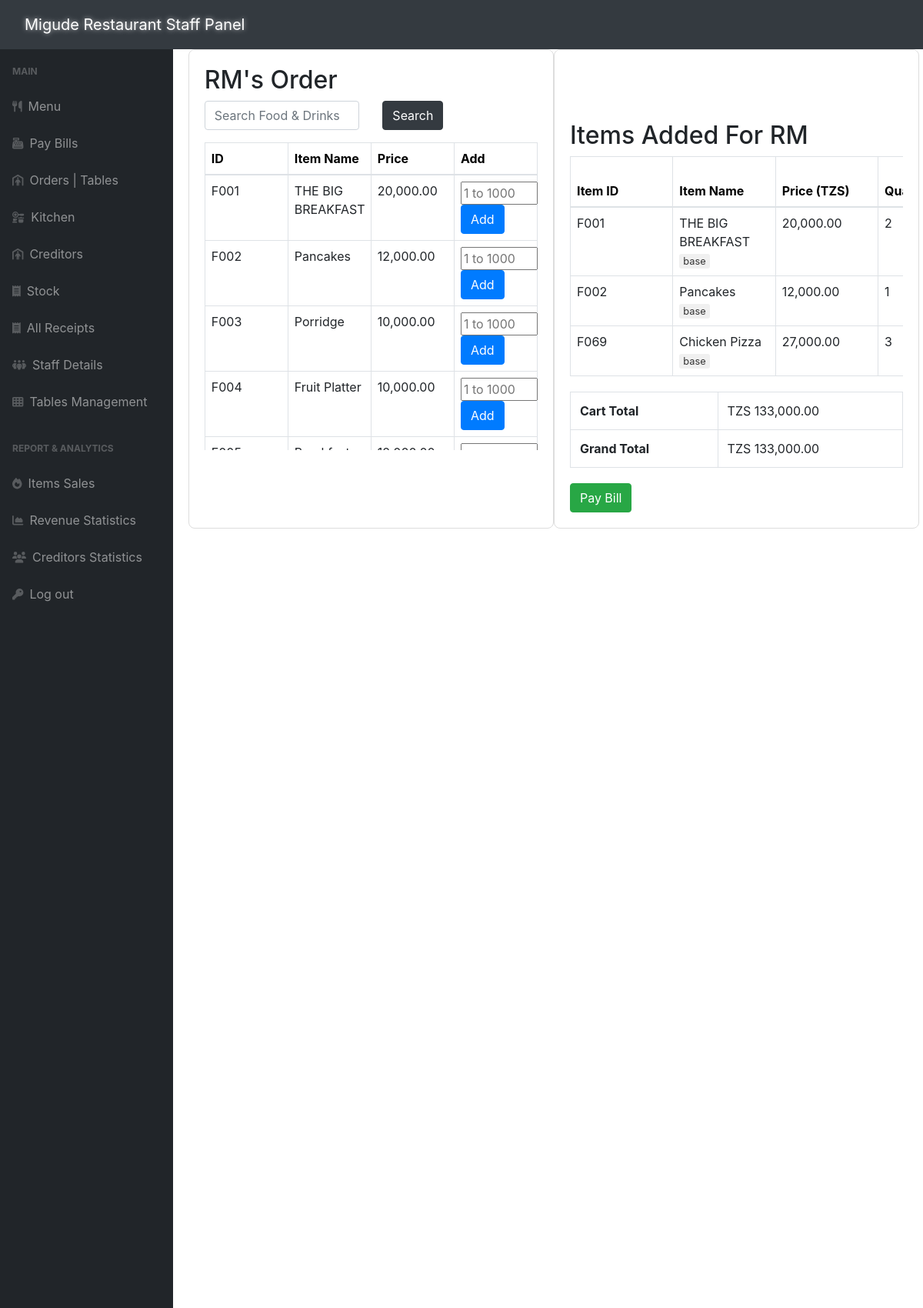
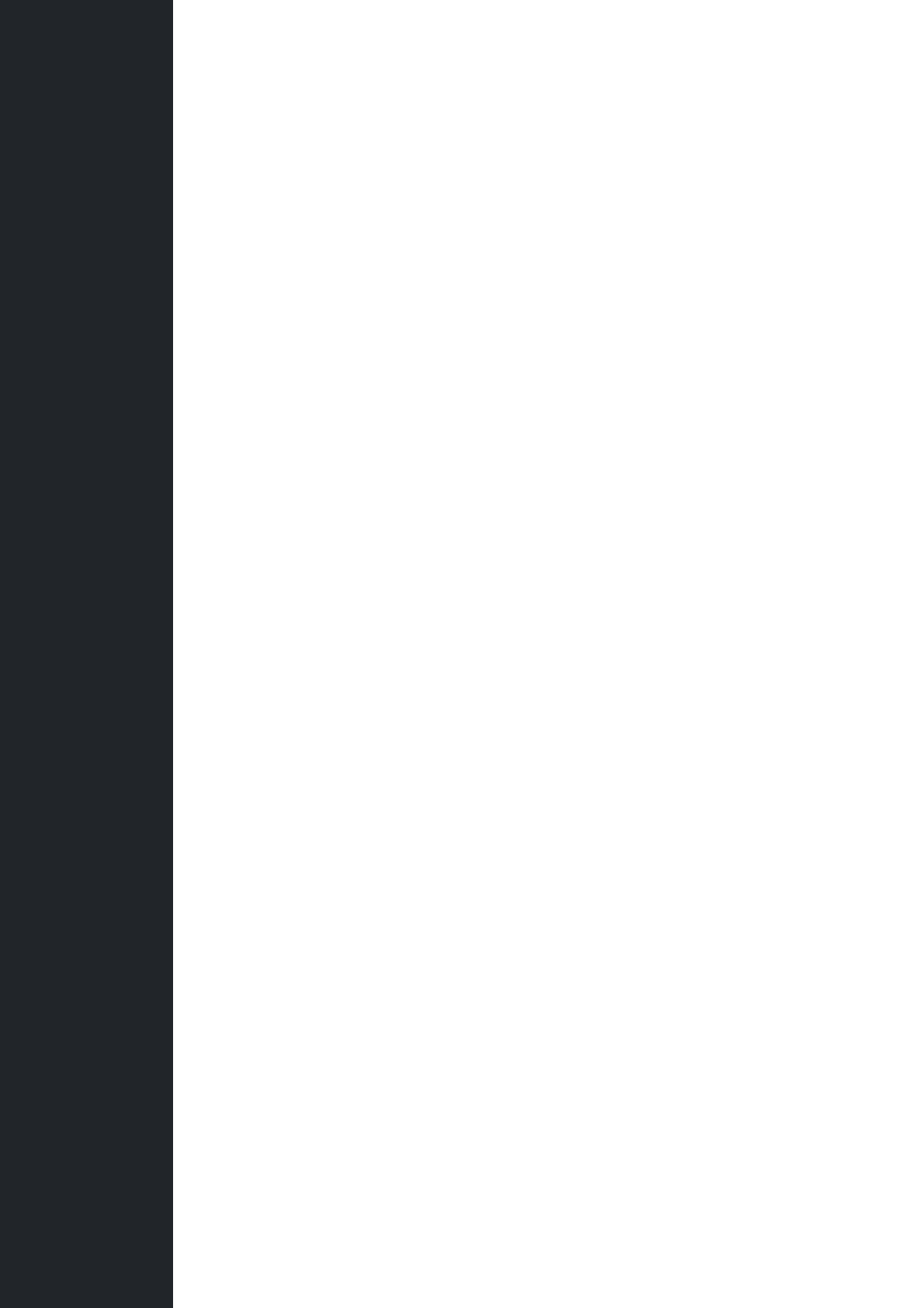
/adminSide/pendingOrderCrud/viewPendingOrder.php?order_id=63 (upper part), run on the app's committed database (2 pictures, top to bottom).
### tables this page shows
CREATE TABLE `pendingorders` (
  `order_id` int(11) NOT NULL,
  `customer_name` varchar(255) NOT NULL,
  `bill_id` int(11) DEFAULT NULL,
  `order_date` datetime NOT NULL,
  `status` enum('Pending','Closed') DEFAULT 'Pending'
);

CREATE TABLE `pendingorderitems` (
  `pending_order_item_id` int(11) NOT NULL,
  `order_id` int(11) NOT NULL,
  `item_id` varchar(50) NOT NULL,
  `item_name` varchar(255) NOT NULL,
  `quantity` int(11) NOT NULL,
  `source` enum('menu','stock') NOT NULL,
  `unit` enum('base','aggregate') NOT NULL,
  `item_price` decimal(10,2) NOT NULL
);

### adminSide/pendingOrderCrud/viewPendingOrder.php (the view, shortened to what this page needs)
<?php
require_once '../config.php';
include '../inc/dashHeader.php';
$order_id = $_GET['order_id'];
$order_query = "SELECT * FROM pendingorders WHERE order_id = '$order_id'";
$order_result = mysqli_query($link, $order_query);
$order = mysqli_fetch_assoc($order_result);
$items_query = "SELECT * FROM pendingorderitems WHERE order_id = '$order_id'";
$items_result = mysqli_query($link, $items_query);
$search_query = "SELECT item_id, item_name, item_price, 'menu' AS source, NULL AS unit
                 FROM menu
                 UNION
                 SELECT ItemID AS item_id, CONCAT(ItemName, ' (', BaseUnitName, ')') AS item_name,
                        PricePerBaseUnit AS item_price, 'stock' AS source, 'base' AS unit
                 FROM stock
                 UNION
                 SELECT ItemID AS item_id, CONCAT(ItemName, ' (', AggregateUnitName, ')') AS item_name,
                        PricePerSubUnit AS item_price, 'stock' AS source, 'aggregate' AS unit
                 FROM stock
                 WHERE ConversionRatio > 1";
$search_result = mysqli_query($link, $search_query);
$bill_id = $order['bill_id'];
$has_payment_time = false;
?>
<!DOCTYPE html>
<html>
<head>
    <link rel="stylesheet" href="../css/pos.css" />
    <link rel="stylesheet" href="https://maxcdn.bootstrapcdn.com/bootstrap/4.5.2/css/bootstrap.min.css">
</head>
<body>
    <div class="container-fluid">
        <div class="row">
            <div class="col-md-6 half-section">
                <h2><?= $order['customer_name'] ?>'s Order</h2>
                <div class="mb-3">
                    <form id="searchForm" method="GET" action="viewPendingOrder.php">
                        <div class="row">
                            <div class="col-md-6">
                                <input type="text" id="searchInput" name="search" class="form-control" placeholder="Search Food & Drinks" value="<?= isset($_GET['search']) ? $_GET['search'] : '' ?>">
                            </div>
                            <div class="col-md-3">
                                <button type="submit" class="btn btn-dark">Search</button>
                            </div>
                            <div class="col-md-3">
                            </div>
                        </div>
                    </form>
                </div>
                <div id="searchResults" class="table-responsive scrollable-table">
                    <table class="table table-bordered mb-0">
                        <thead>
                            <tr>
                                <th>ID</th>
                                <th>Item Name</th>
                                <th>Price</th>
                                <th>Add</th>
                            </tr>
                        </thead>
                        <tbody id="searchResultsBody">
                            <?php
                            if ($search_result && mysqli_num_rows($search_result) > 0) {
                                while ($row = mysqli_fetch_assoc($search_result)) {
                                    echo "<tr>";
                                    echo "<td>" . $row['item_id'] . "</td>";
                                    echo "<td>" . $row['item_name'] . "</td>";
                                    echo "<td>" . number_format($row['item_price'], 2) . "</td>";
                                    echo "<td>";
                                    if (!$has_payment_time) {
                                        echo "<form method='POST' action='../pendingOrderCrud/addPendingItem.php' style='display:inline;'>
                                                <input type='hidden' name='order_id' value='$order_id'>
                                                <input type='hidden' name='item_id' value='{$row['item_id']}'>
                                                <input type='hidden' name='source' value='{$row['source']}'>
                                                <input type='hidden' name='unit' value='" . ($row['unit'] ?? 'base') . "'>
                                                <input type='number' name='quantity' placeholder='1 to 1000' required min='1' max='1000' style='width: 100px;'>
                                                <button type='submit' class='btn btn-primary'>Add</button>
                                              </form>";
                                    } else {
                                        echo "Bill Paid";
                                    }
                                    echo "</td>";
                                    echo "</tr>";
                                }
                            } else {
                                echo "<tr><td colspan='4'>No items found.</td></tr>";
                            }
                            ?>
                        </tbody>
                    </table>
                </div>
            </div>
            <div class="col-md-6 half-section">
                <br><br><br>
                <h2>Items Added For <?= $order['customer_name'] ?></h2>
                <div class="table-responsive scrollable-table">
                    <table class="table table-bordered mb-0 cart-table">
                <div class="table-responsive scrollable-table">
                    <table class="table table-bordered mb-0 cart-table">
                        <thead>
                            <tr>
                                <th>Item ID</th>
                                <th>Item Name</th>
                                <th>Price (TZS)</th>
                                <th>Quantity</th>
                            </tr>
                        </thead>
                        <tbody>
                            <?php
                            $cart_total = 0;
                            if ($items_result && mysqli_num_rows($items_result) > 0) {
                                while ($item = mysqli_fetch_assoc($items_result)) {
                                    $total = $item['item_price'] * $item['quantity'];
                                    $cart_total += $total;
                                    echo "<tr>";
                                    echo "<td>" . $item['item_id'] . "</td>";
                                    echo "<td>" . $item['item_name'] . " <span class='unit-badge'>" . ($item['unit'] ?? 'base') . "</span></td>";
                                    echo "<td>" . number_format($item['item_price'], 2) . "</td>";
                                    echo "<td>" . $item['quantity'] . "</td>";
                                    echo "</tr>";
                                }
                            } else {
                                echo "<tr><td colspan='6'>No items found in this pending order.</td></tr>";
                            }
                            ?>
                        </tbody>
                    </table>
                </div>
                <div style="margin-top: 20px;">
                    <table class="table table-bordered">
                        <tr>
                            <th>Cart Total</th>
                            <td>TZS <?= number_format($cart_total, 2) ?></td>
                        </tr>
                        <tr>
                            <th>Grand Total</th>
                            <td>TZS <?= number_format($cart_total, 2) ?></td>
                        </tr>
                    </table>
                </div>
                <?php if (!$has_payment_time && mysqli_num_rows($items_result) > 0): ?>
                    <div style="margin-top: 20px;">
                        <button type="button" class="btn btn-success" id="payBillButton" onclick="payBill()">Pay Bill</button>
                    </div>
                <?php elseif ($has_payment_time): ?>
                    <div style="margin-top: 20px;">
                        <a href="receipt.php?bill_id=<?= $bill_id ?>" class="btn btn-light">Print Receipt <span class="fa fa-receipt text-black"></span></a>
                    </div>
                <?php endif; ?>
            </div>
        </div>
    </div>
    <?php include '../inc/dashFooter.php'; ?>
</body>
</html>

### adminSide/inc/dashHeader.php (style rules this page uses)
html, body { overflow-x: hidden; width: 100%; }
.container, .container-fluid { max-width: 100%; }

### adminSide/pendingOrderCrud/viewPendingOrder.php (style rules this page uses)
.scrollable-table { max-height: 400px; overflow-y: auto; overflow-x: auto; display: block; }
.scrollable-table table { width: 100%; table-layout: fixed; }
.scrollable-table th, .scrollable-table td { width: auto; text-align: left; padding: 8px; }
.cart-table { width: 100% !important; max-width: 100% !important; table-layout: fixed; word-wrap: break-word; margin: 0 auto; border-collapse: collapse; min-width: 720px; }
.cart-table th, .cart-table td { white-space: normal; overflow-wrap: anywhere; }
.scrollable-table th { background-color: white; color: black; font-weight: bold; }
.container-fluid { padding-top: 64px; padding-left: 200px; padding-right: 20px; }
.half-section { padding: 20px; border: 1px solid #ddd; border-radius: 8px; margin-bottom: 20px; }
.unit-badge { font-size: 0.8em; padding: 2px 5px; border-radius: 3px; background-color: #f0f0f0; color: #333; }

### data on the page
pendingorders: customer_name "RM"
pendingorderitems: item "F001", item_name "THE BIG BREAKFAST", unit "base", item_price "20,000.00", quantity "2"
pendingorderitems: item "F002", item_name "Pancakes", unit "base", item_price "12,000.00", quantity "1"
pendingorderitems: item "F069", item_name "Chicken Pizza", unit "base", item_price "27,000.00", quantity "3"

### other printed values
$row['item_id'] "F001"
$row['item_name'] "THE BIG BREAKFAST"
$row['item_price'] "20,000.00"
$row['item_id'] "F002"
$row['item_name'] "Pancakes"
$row['item_price'] "12,000.00"
$row['item_id'] "F003"
$row['item_name'] "Porridge"
$row['item_price'] "10,000.00"
$row['item_id'] "F004"
$row['item_name'] "Fruit Platter"
$cart_total "133,000.00"
